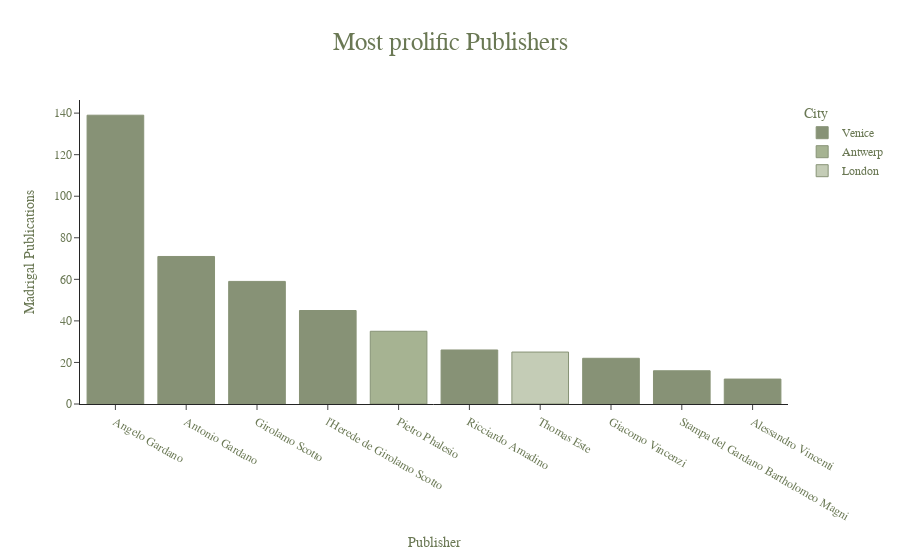

The cell this chart's notebook holds for it:
### Code cell
viz3 = px.bar(tpp, x="Publisher", y="Madrigal Publications", title="Most prolific Publishers",
              color="City",
             color_discrete_map={ # replaces default color mapping by value
                "Venice": "#6a7854", "Antwerp": "#91a178", "London": "#b6c0a5"},
              template='simple_white', hover_name="Publisher", hover_data={'Publisher':False}
              
             )

viz3.update_layout(xaxis={'categoryorder':'total descending'})
viz3.layout.title.font = dict(
                        color='#6a7854', family='Trebuchet MS', size=25)
# align plot title
viz3.layout.title.x = 0.5
viz3.layout.title.xanchor = 'center'

viz3.layout.font = dict(
                    family='Trebuchet MS', color='#6a7854')

viz3.layout.hoverlabel.bgcolor = '#ffffff'
viz3.layout.hoverlabel.bordercolor = '#6a7854'
# viz1.layout.hoverlabel.
viz3.layout.hoverlabel.font = dict(
                                color='#6a7854', family='Trebuchet MS')

viz3.update_traces(marker_line_color= "#6a7854",
    marker_line_width=1, opacity=0.8)

viz3

### Figure 1 — Plotly figure (JSON) as saved in the notebook; plotly's stock layout.template omitted (floating-point values rounded to 4 significant figures)
{"data": [{"alignmentgroup": "True", "hovertemplate": "<b>%{hovertext}</b><br><br>City=Venice<br>Madrigal Publications=%{y}<extra></extra>", "hovertext": ["Angelo Gardano", "Antonio Gardano", "Girolamo Scotto", "l'Herede de Girolamo Scotto", "Ricciardo Amadino", "Giacomo Vincenzi", "Stampa del Gardano Bartholomeo Magni", "Alessandro Vincenti"], "legendgroup": "Venice", "marker": {"color": "#6a7854", "line": {"color": "#6a7854", "width": 1}, "pattern": {"shape": ""}}, "name": "Venice", "offsetgroup": "Venice", "opacity": 0.8, "orientation": "v", "showlegend": true, "textposition": "auto", "type": "bar", "x": ["Angelo Gardano", "Antonio Gardano", "Girolamo Scotto", "l'Herede de Girolamo Scotto", "Ricciardo Amadino", "Giacomo Vincenzi", "Stampa del Gardano Bartholomeo Magni", "Alessandro Vincenti"], "xaxis": "x", "y": [139, 71, 59, 45, 26, 22, 16, 12], "yaxis": "y"}, {"alignmentgroup": "True", "hovertemplate": "<b>%{hovertext}</b><br><br>City=Antwerp<br>Madrigal Publications=%{y}<extra></extra>", "hovertext": ["Pietro Phalesio"], "legendgroup": "Antwerp", "marker": {"color": "#91a178", "line": {"color": "#6a7854", "width": 1}, "pattern": {"shape": ""}}, "name": "Antwerp", "offsetgroup": "Antwerp", "opacity": 0.8, "orientation": "v", "showlegend": true, "textposition": "auto", "type": "bar", "x": ["Pietro Phalesio"], "xaxis": "x", "y": [35], "yaxis": "y"}, {"alignmentgroup": "True", "hovertemplate": "<b>%{hovertext}</b><br><br>City=London<br>Madrigal Publications=%{y}<extra></extra>", "hovertext": ["Thomas Este"], "legendgroup": "London", "marker": {"color": "#b6c0a5", "line": {"color": "#6a7854", "width": 1}, "pattern": {"shape": ""}}, "name": "London", "offsetgroup": "London", "opacity": 0.8, "orientation": "v", "showlegend": true, "textposition": "auto", "type": "bar", "x": ["Thomas Este"], "xaxis": "x", "y": [25], "yaxis": "y"}], "layout": {"barmode": "relative", "font": {"color": "#6a7854", "family": "Trebuchet MS"}, "hoverlabel": {"bgcolor": "#ffffff", "bordercolor": "#6a7854", "font": {"color": "#6a7854", "family": "Trebuchet MS"}}, "legend": {"title": {"text": "City"}, "tracegroupgap": 0}, "title": {"font": {"color": "#6a7854", "family": "Trebuchet MS", "size": 25}, "text": "Most prolific Publishers", "x": 0.5, "xanchor": "center"}, "xaxis": {"anchor": "y", "categoryorder": "total descending", "domain": [0, 1], "title": {"text": "Publisher"}}, "yaxis": {"anchor": "x", "domain": [0, 1], "title": {"text": "Madrigal Publications"}}}}
